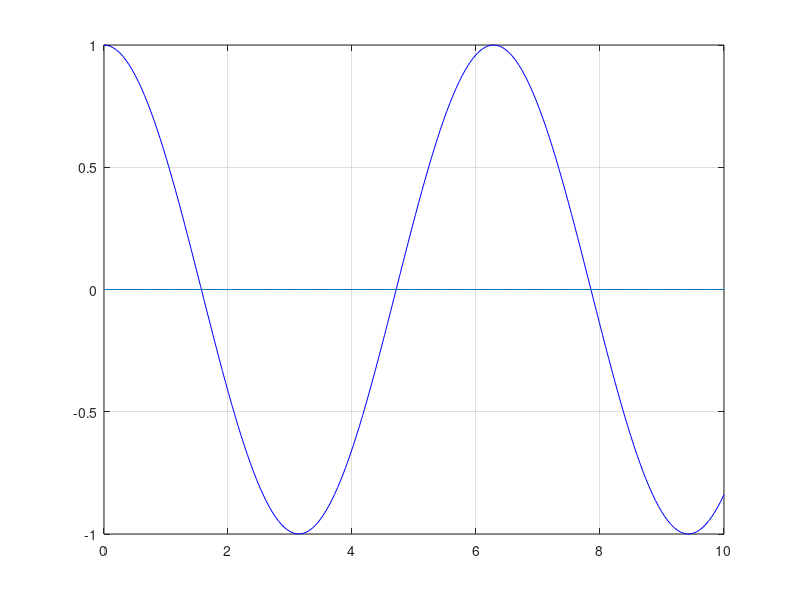

This figure's MATLAB source: (Note: this script raises an error after producing the figure.)
fun = @(x) sin(x);
fun1= @(x) cos(x);
q=integral(fun,0,10);

x=linspace(0,10,200);
plot(x,fun1(x),'b') 

hold on
grid on;
plot(x,zeros(size(x)))
%pgon = polyshape([0 0 1 3], [0 3 3 5]);
%plot(pgon)

ax = gca;
ax.XAxisLocation = 'origin';
ax.YAxisLocation = 'origin';

colororder('y')
plot(x,fun(x));
for v = 0.0:1.0:9.0
    a = polyshape([v v v+1 v+1],[0 fun(v) fun(v+1) 0]);
    plot(a)
end
plot(x,fun(x),'b');
hold off